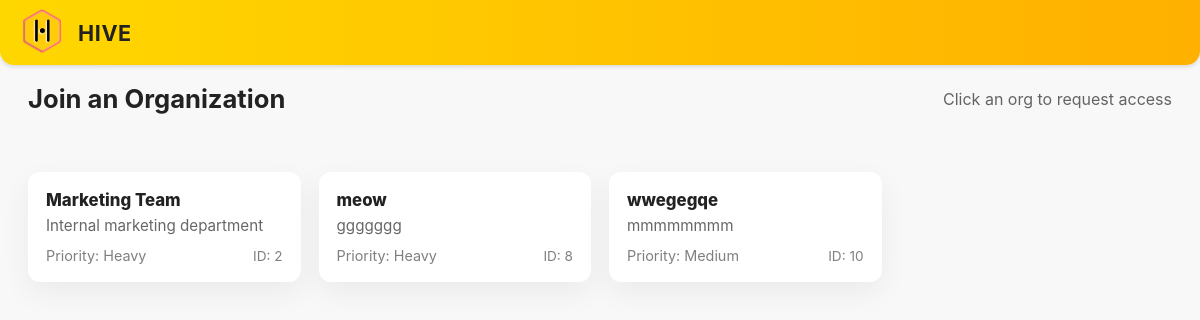
Page /organizations.php (signed in) on the earlier database version.
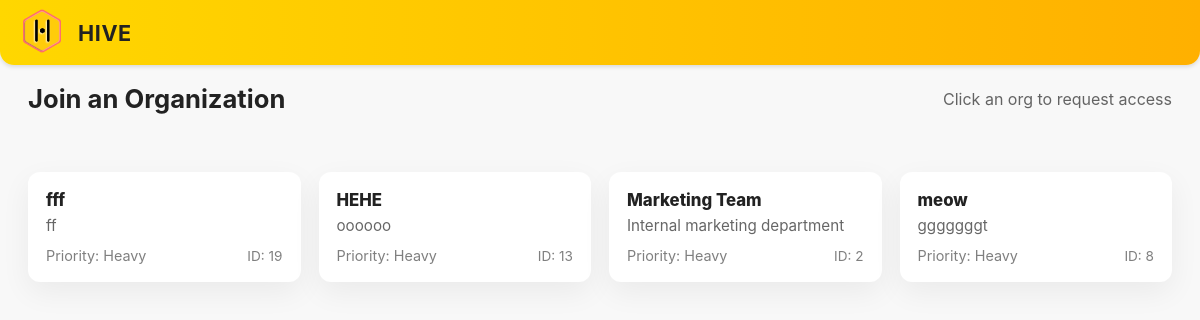
Same page on the later database version.
### tables this page shows
CREATE TABLE `organization` (
  `organization_id` int(10) UNSIGNED NOT NULL,
  `name` varchar(100) NOT NULL,
  `description` varchar(250) DEFAULT NULL,
  `org_password` varchar(128) DEFAULT NULL,
  `created_at` datetime DEFAULT current_timestamp(),
  `updated_at` datetime DEFAULT current_timestamp() ON UPDATE current_timestamp(),
  `logo` longblob DEFAULT NULL,
  `priority` enum('Heavy','Light','Medium','') NOT NULL,
  `created_by` int(10) UNSIGNED DEFAULT NULL
);

### organizations.php (the view, shortened to what this page needs)
<?php
require_once 'conn.php';
$stmt = mysqli_prepare($dbConn, "SELECT organization_id, name, description, priority, created_at FROM organization ORDER BY name ASC");
mysqli_stmt_execute($stmt);
$res = mysqli_stmt_get_result($stmt);
$orgs = [];
if ($res) { while ($r = mysqli_fetch_assoc($res)) $orgs[] = $r; }
function esc($s){ return htmlspecialchars($s, ENT_QUOTES, 'UTF-8'); }
?>
<!doctype html>
<html lang="en">
<head>
  <link rel="stylesheet" href="personal.css">
</head>
<body>
  <header class="header">
    <div class="left-section">
      <a href="index.html"><img src="images/Group 24.png" alt="logo" class="logo"></a>
      <span class="brand">HIVE</span>
    </div>
  </header>
  <main>
    <div class="page-header">
      <h1>Join an Organization</h1>
      <div style="color:rgba(0,0,0,0.6);">Click an org to request access</div>
    </div>
    <div class="org-grid" id="orgGrid">
      <?php foreach($orgs as $o): ?>
        <div class="org-card" data-id="<?php echo (int)$o['organization_id']; ?>">
          <div>
            <div class="org-name"><?php echo esc($o['name']); ?></div>
            <div class="org-meta"><?php echo esc($o['description'] ?: 'No description'); ?></div>
          </div>
          <div style="margin-top:12px; display:flex; justify-content:space-between; align-items:center;">
            <div style="font-size:.9rem; color:rgba(0,0,0,0.5);">Priority: <?php echo esc($o['priority'] ?: 'Medium'); ?></div>
            <div style="font-size:.85rem; color:rgba(0,0,0,0.5);">ID: <?php echo (int)$o['organization_id']; ?></div>
          </div>
        </div>
      <?php endforeach; ?>
    </div>
  </main>
</body>
</html>

### personal.css (style rules this page uses)
* { margin: 0; padding: 0; box-sizing: border-box; }
:root { --bg: #f8f8f8; --accent: #ffd700; --accent-dark: #ffb000; --muted: #666; --card-shadow: 0 12px 30px rgba(0,0,0,0.10); --card-radius: 14px; --text: #222; }
body { font-family: Inter, system-ui, -apple-system, "Segoe UI", Roboto, "Helvetica Neue", Arial; background: var(--bg); min-height: 100vh; color: var(--text); -webkit-font-smoothing:antialiased; -moz-osx-font-smoothing:grayscale; }
.header { width: 100%; height: 65px; background: linear-gradient(to right, var(--accent), var(--accent-dark)); display: flex; align-items: center; justify-content: space-between; padding: 0 20px; box-shadow: 0px 2px 4px rgba(0,0,0,0.12); border-bottom-left-radius: 14px; border-bottom-right-radius: 14px; }
.left-section { display:flex; align-items:center; gap:14px; }
.logo { width:44px; height:44px; object-fit:contain; }
.brand { font-size:1.35rem; font-weight:700; color:#222; letter-spacing: .6px; }

### organizations.php (style rules this page uses)
.org-grid { display:grid; grid-template-columns: repeat(auto-fill,minmax(220px,1fr)); gap:18px; padding:28px; max-width:1200px; margin:30px auto; }
.org-card { background:#fff; border-radius:12px; padding:18px; box-shadow: 0 10px 30px rgba(0,0,0,0.06); display:flex; flex-direction:column; justify-content:space-between; cursor:pointer; transition: transform .18s ease, box-shadow .18s ease; }
.org-name { font-weight:800; font-size:1.05rem; margin-bottom:6px; color:var(--text); }
.org-meta { color:rgba(0,0,0,0.6); font-size:0.95rem; }
.page-header { max-width:1200px; margin:18px auto; padding:0 28px; display:flex; align-items:center; justify-content:space-between; }
.page-header h1 { margin:0; font-size:1.6rem; }

Differences in the rows shown:
removed organization: name "wwegegqe", description "mmmmmmmm", priority "Medium", organization_id "10"
added organization: name "fff", description "ff", priority "Heavy", organization_id "19"
added organization: name "HEHE", description "oooooo", priority "Heavy", organization_id "13"
changed organization "meow": description "ggggggg" → "gggggggt"
